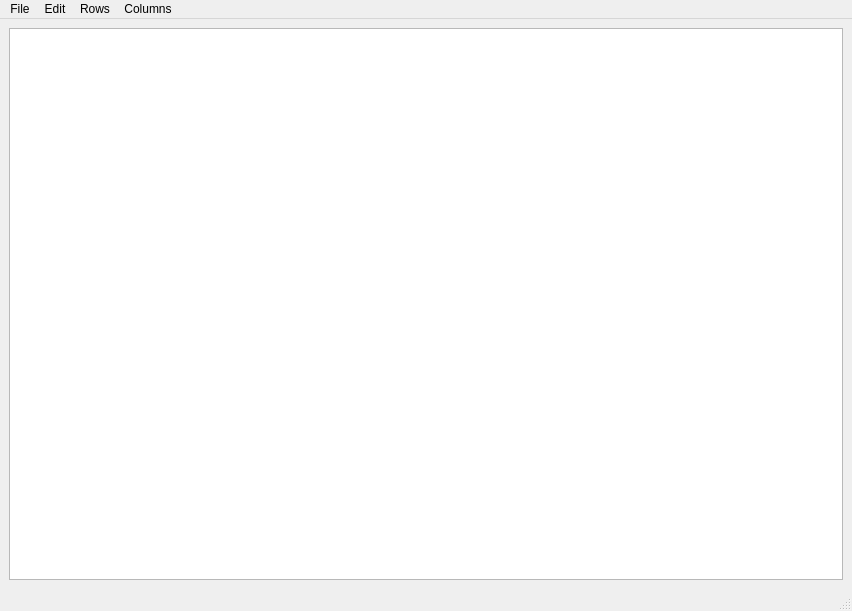
<?xml version="1.0" encoding="UTF-8"?>
<ui version="4.0">
 <class>MainWindow</class>
 <widget class="QMainWindow" name="MainWindow">
  <property name="geometry">
   <rect>
    <x>0</x>
    <y>0</y>
    <width>852</width>
    <height>611</height>
   </rect>
  </property>
  <property name="windowTitle">
   <string>MainWindow</string>
  </property>
  <widget class="QWidget" name="centralwidget">
   <layout class="QVBoxLayout" name="verticalLayout">
    <item>
     <widget class="QTableView" name="tableView">
      <property name="sortingEnabled">
       <bool>true</bool>
      </property>
     </widget>
    </item>
   </layout>
  </widget>
  <widget class="QMenuBar" name="menubar">
   <property name="geometry">
    <rect>
     <x>0</x>
     <y>0</y>
     <width>852</width>
     <height>22</height>
    </rect>
   </property>
   <widget class="QMenu" name="menuFile">
    <property name="title">
     <string>File</string>
    </property>
    <addaction name="actionOpen"/>
    <addaction name="actionNew"/>
    <addaction name="actionSave"/>
    <addaction name="actionSave_As"/>
    <addaction name="actionQuit"/>
   </widget>
   <widget class="QMenu" name="menuEdit">
    <property name="title">
     <string>Edit</string>
    </property>
    <addaction name="action_Edit_Parameters"/>
    <addaction name="action_Edit_Headers"/>
    <addaction name="action_Edit_Header_Comments"/>
   </widget>
   <widget class="QMenu" name="menuRows">
    <property name="title">
     <string>Rows</string>
    </property>
    <addaction name="actionInsert_Row_Above"/>
    <addaction name="actionInsert_Row_Below"/>
    <addaction name="actionDuplicate_Row"/>
    <addaction name="separator"/>
    <addaction name="actionRemove_Rows"/>
   </widget>
   <widget class="QMenu" name="menuColumns">
    <property name="title">
     <string>Columns</string>
    </property>
    <addaction name="actionAdd_Column_Right"/>
    <addaction name="actionAdd_Column_Left"/>
    <addaction name="separator"/>
    <addaction name="actionRemove_Columns"/>
   </widget>
   <addaction name="menuFile"/>
   <addaction name="menuEdit"/>
   <addaction name="menuRows"/>
   <addaction name="menuColumns"/>
  </widget>
  <widget class="QStatusBar" name="statusbar"/>
  <action name="actionOpen">
   <property name="text">
    <string>Open</string>
   </property>
  </action>
  <action name="actionNew">
   <property name="text">
    <string>New</string>
   </property>
  </action>
  <action name="actionSave">
   <property name="text">
    <string>Save</string>
   </property>
  </action>
  <action name="action_Edit_Parameters">
   <property name="text">
    <string>Parameters</string>
   </property>
  </action>
  <action name="action_Edit_Headers">
   <property name="text">
    <string>Headers</string>
   </property>
  </action>
  <action name="actionInsert_Row_Above">
   <property name="text">
    <string>Add Above</string>
   </property>
  </action>
  <action name="actionInsert_Row_Below">
   <property name="text">
    <string>Add Below</string>
   </property>
  </action>
  <action name="actionQuit">
   <property name="text">
    <string>Quit</string>
   </property>
  </action>
  <action name="actionRemove_Rows">
   <property name="text">
    <string>Remove Row(s)</string>
   </property>
  </action>
  <action name="actionAdd_Column_Right">
   <property name="text">
    <string>Add Right</string>
   </property>
  </action>
  <action name="actionAdd_Column_Left">
   <property name="text">
    <string>Add Left</string>
   </property>
  </action>
  <action name="actionRemove_Columns">
   <property name="text">
    <string>Remove Column(s)</string>
   </property>
  </action>
  <action name="actionSave_As">
   <property name="text">
    <string>Save As</string>
   </property>
  </action>
  <action name="actionDuplicate_Row">
   <property name="text">
    <string>Duplicate </string>
   </property>
  </action>
  <action name="action_Edit_Header_Comments">
   <property name="text">
    <string>Header Comments</string>
   </property>
  </action>
 </widget>
 <resources/>
 <connections/>
</ui>
